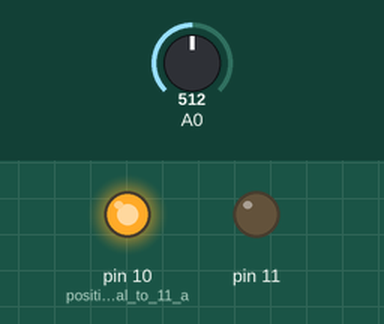
Simulated run of this sketch. Board: Arduino Uno, built with avr-gcc and run on an emulated ATmega328P. Parts: output pins drawn as LEDs (lit = HIGH). Inputs (shaded band) come from the test bench; at power-on: A0 = 512.

Above: at 1.2 s.
1.3 s: A0 set to 494
At 1.8 s:
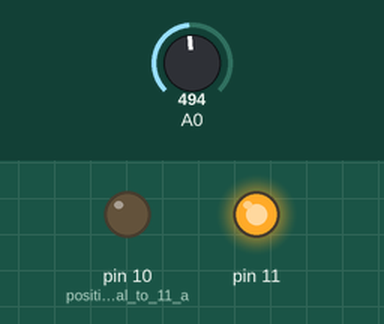
2.8 s: A0 set to 510
At 4.0 s:
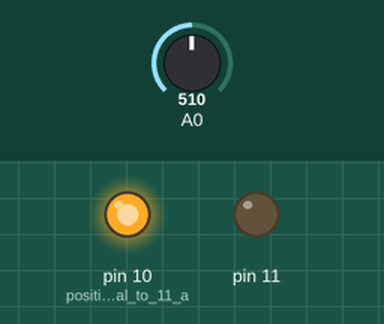
4.3 s: A0 set to 490
At 5.3 s:
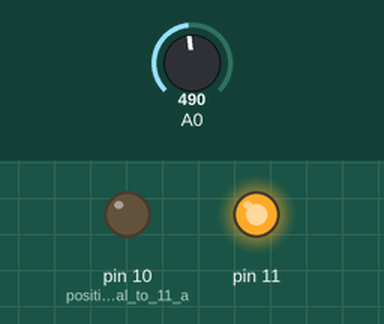
Timing chart, 0 to 7.3 s (numbered marks = the images above; inputs shaded):
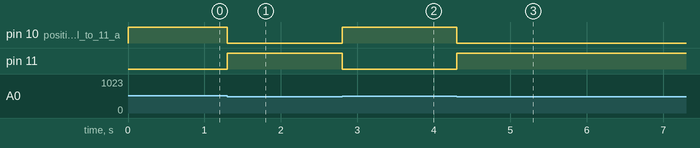

Measured:
- the behaviour switches between 501 and 500 on A0 (found by bisection; images 0 and 1)
- after the input at 1.3 s, pin 10 (positive_terminal_to_11_a): HIGH → LOW at once; pin 11: LOW → HIGH at once
- after the input at 2.8 s, pin 10 (positive_terminal_to_11_a): LOW → HIGH at once; pin 11: HIGH → LOW at once
- after the input at 4.3 s, pin 10 (positive_terminal_to_11_a): HIGH → LOW at once; pin 11: LOW → HIGH at once

The sketch:

robotics_irsenor.ino
```cpp
void setup() {
  // put your setup code here, to run once:
  pinMode(10,OUTPUT); // positive terminal to 11 and negative to pin 10
  pinMode(11,OUTPUT);
  Serial.begin(9600);
}

void loop() {
  // put your main code here, to run repeatedly:
  int sensorvalue = analogRead(A0);
  if(sensorvalue>500){
   digitalWrite(10,HIGH);
   digitalWrite(11,LOW); //rotates in clockwise direction if sensor detects object
  }
  else{
  digitalWrite(10,LOW);
  digitalWrite(11,HIGH);//rotates in anticlockwise if the object is not detected
  }

}
```
